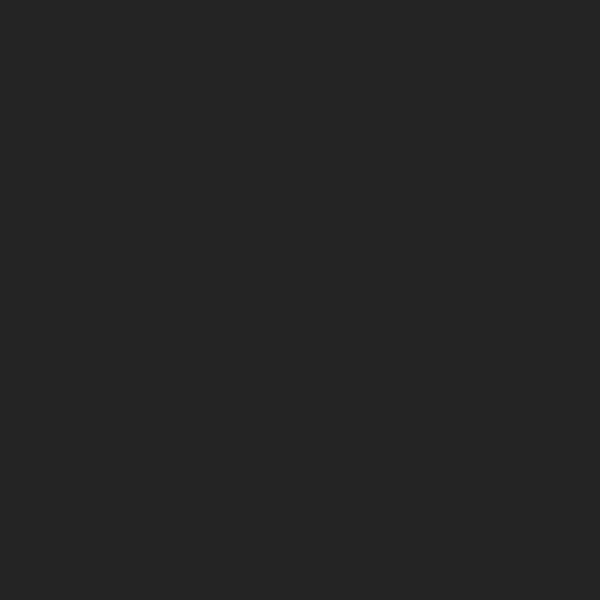
Frame 1 (no input)
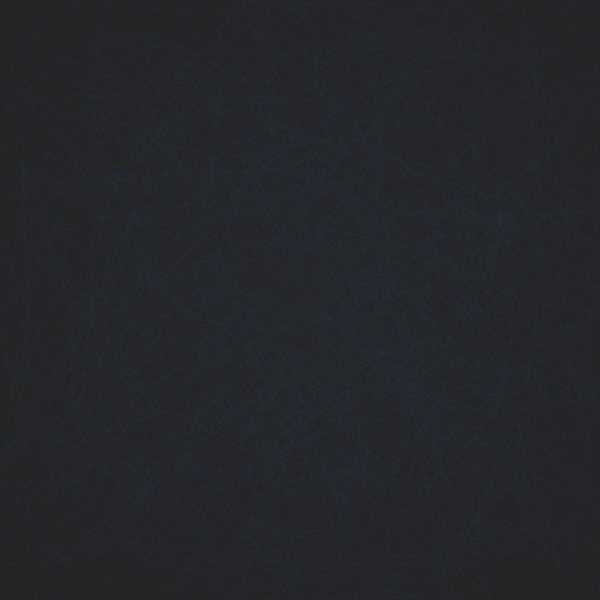
Frame 60 (the mouse pressed at the canvas centre just before this capture)
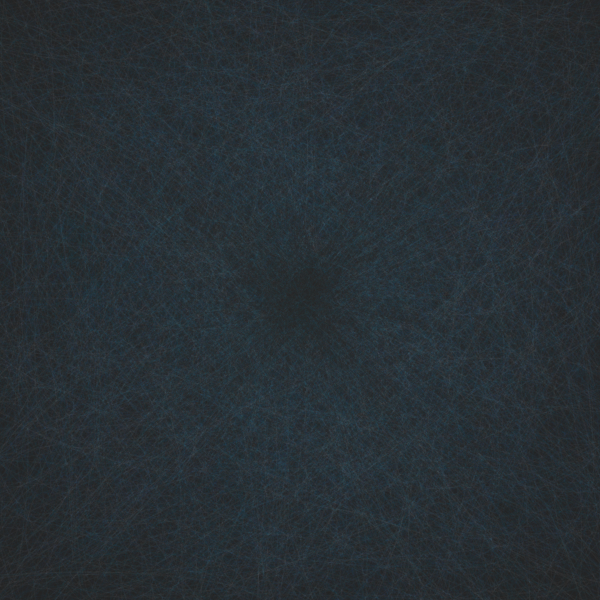
Frame 120 (the mouse held since frame 60 and released just before this capture)

The Processing sketch that drew these frames (run headless with seeded random() and noise(); from frame 60 on, the mouse is pressed at the canvas centre):

// Processing sketch: sketcheddarkpool
// ── sketcheddarkpool.pde
int SIZE;
Scribbler s1, s2,s3;
int baset, tvar;
int SW;
int BG = color(35);

void mousePressed(){
  //background(color(0,100,100, 1));
  s2.white();
}

class Scribbler {
  float x1, y1, x2,y2;
  int slope;
  int r;
  color c;
  int tr;
  color[] colours;
  int cindex;

  Scribbler(float x1, float y1, int r, int s) {
    this.x1 = 0;
    this.y1 = y1;
    this.slope = s;
    this.r = r;
    this.tr = baset + int(random(-tvar, tvar));
    this.colours = new color[] {color(0,100,75),color(0,75,100)};
    this.cindex = 0;
    getNextColour();
  }
  
  void white(){
    c = color(255);
  }
  
  void getNextColour(){
    if(random(5)>4){
      c = color(BG);
    } else {
      c = color(random(75), random(75,175), random(75,225)); 
    }
  }
  void move(){
    x2 = random(0, SIZE);

    y2 = y1 + random(-r,r);
    
    if(random(50)>49){
      x1 = SIZE - x1;
      if(random(5)>3){
            getNextColour();
      }
      
    }

    if(y2 >= SIZE || y2 <= 0){
      y2 = random(0, SIZE);
    }
  }
  
  void scribble() {
    
    tr = baset + int(random(-tvar, tvar));
      
    stroke(c, tr);
    move();
    drawSwoosh();
  }
  void drawMark(float x, float y){
    int s = 5;
    ellipse(x, y, s, s);
  }
  
  void drawSwoosh(){
    noFill();
    float n;
    if(c == color(255)){   
    n = 25.0; }
      else {
     n = 10.0;  
      }  
    float x= x1+random(-r,r);
    float y=y1+random(-r,r);

//    beginShape();
//    vertex(x,y);
//
//    for(int i = 0; i < n; i++){
//      bezierVertex(x, y, x1+ ((1+i)*(x2-x1)/(n*2)), y1 + ((1+i)*(y2-y1)/(2*n)), x1 + ((1+i)*(x2-x1)/n), y1 + ((1+i)*(y2-y1)/n));
//    }
//    endShape();
//    
      //int r = 100;
   x1 = y1 = SIZE*0.5;
   beginShape();
 
  vertex(x1, y1);
  
  for(int i = 0; i < n; i++){

      bezierVertex(getPoint(x1,r), getPoint(y1,r),getPoint(x1,r), getPoint(y1,r),getPoint(x1,r), getPoint(y1,r));
  }    for(int i = 0; i < n; i++){

      bezierVertex(getPoint(x1,r), getPoint(y1,r),getPoint(x1,r), getPoint(y1,r),getPoint(x1,r), getPoint(y1,r));
  }for(int i = 0; i < n; i++){

  
    bezierVertex(getPoint(x1,r), getPoint(y1,r),getPoint(x1,r), getPoint(y1,r),random(SIZE), random(SIZE));
    }
    
  
    endShape();
beginShape();
  vertex(x1, y1);
  stroke(BG,35);

int sm = 30;
for(int i = 0; i < n; i++){

  
    bezierVertex(getPoint(x1,r), getPoint(y1,r),getPoint(x1,r), getPoint(y1,r),x1+random(0-sm,sm), y1+random(0-sm,sm));
    }
    
endShape();

    y1 = y2;
  }
  
  int getPoint(float c, int r){
    int q = SIZE;
  return int(c) + int(random(0-q,q));
}
   void drawLine(){

    float n = 10.0;    
    for(int i = 0; i < n; i++){
      line(x1, y1, x1 + ((1+i)*(x2-x1)/n), y1);
    }
    y1 = y2;
  }
  
  void drawX(float x, float y){
    line(x-slope,y+slope,x+slope,y-slope);
    line(x-slope, y-slope, x+slope, y+slope);
  }
}


void setup() {
  SW = 1;
  SIZE = 600;
  strokeCap(SQUARE);
  surface.setSize(SIZE, SIZE);
  background(BG);

  //background(color(0,100,100, 1));
  strokeWeight(SW);
  baset = 5;
  tvar = 0;
  s2 = new Scribbler(random(SIZE), random(SIZE), 15, 5);
//  s1 = new Scribbler(random(SIZE), random(SIZE), 60, 5);

}

void draw() {
//    s1.scribble();
    s2.scribble();
    //s3.scribble();

}
